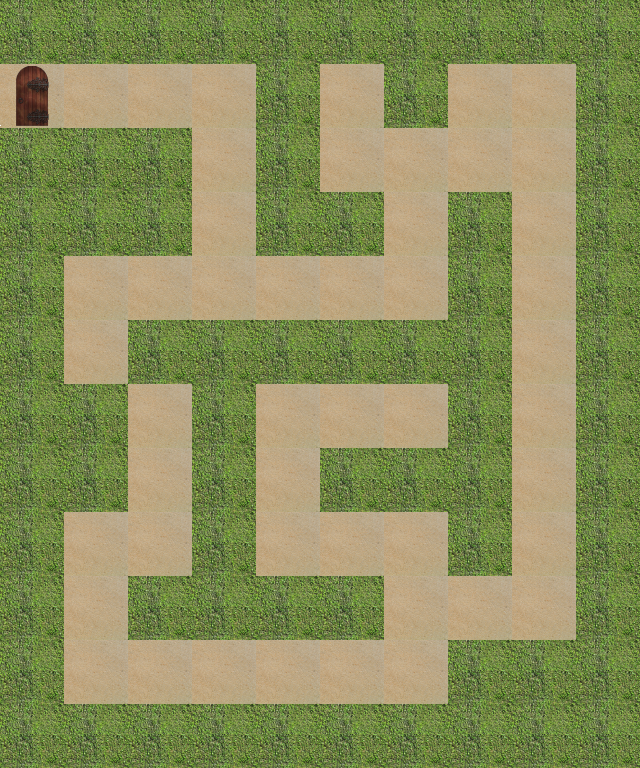

A 2D game scene composited from a Tiled map and its tileset images. What follows is a short description and the map's XML, with each tile layer's data collapsed to a summary:
An orthogonal 10x12 tile map with 64x64 px tiles, 3 tile layers (path, wall, end), 2 hidden layers not drawn.

<map version="1.0" orientation="orthogonal" renderorder="right-down" width="10" height="12" tilewidth="64" tileheight="64">
 <properties>
  <property name="bestTimePossible" value="8" />
 </properties>
 <tileset firstgid="1" name="sandbush" tilewidth="64" tileheight="64">
  <image source="sandbush.png" width="256" height="192" />
 </tileset>
 <layer name="path" width="10" height="12">
  <data>[120 cells, 48 non-empty, 1 distinct tile ids]</data>
 </layer>
 <layer name="wall" width="10" height="12">
  <data>[120 cells, 72 non-empty, 1 distinct tile ids]</data>
 </layer>
 <layer name="hint" width="10" height="12" visible="0">
  <data>[120 cells, 29 non-empty, 6 distinct tile ids]</data>
 </layer>
 <layer name="start" width="10" height="12" visible="0">
  <data>[120 cells, 1 non-empty, 1 distinct tile ids]</data>
 </layer>
 <layer name="end" width="10" height="12">
  <data>[120 cells, 1 non-empty, 1 distinct tile ids]</data>
 </layer>
</map>
